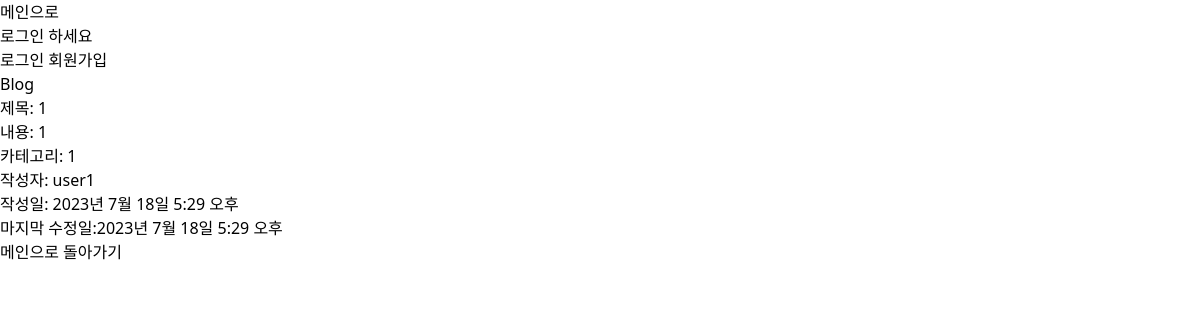
Page /blog/1/ on the committed database.
### blog/models.py (models this page shows)
class Post(models.Model):
    title = models.CharField(max_length=30)
    content = models.TextField()
    category = models.CharField(max_length=10)
    writer = models.ForeignKey(User, on_delete=models.CASCADE)
    created_at = models.DateTimeField(auto_now_add=True)
    updated_at = models.DateTimeField(auto_now=True)

### user/models.py (models this page shows)
class User(AbstractUser):
    username = models.CharField(unique=True, max_length=20)
    is_staff = models.BooleanField(default=False)
    is_active = models.BooleanField(default=True)
    is_superuser = models.BooleanField(default=False)
    last_login = models.DateTimeField(null=True, blank=True)
    date_joined = models.DateTimeField(auto_now_add=True)
    USERNAME_FIELD = "username"
    EMAIL_FIELD = "username"
    REQUIRED_FIELDS = []
    objects = UserManager()

### blog/views.py (the view)
# urls.py: path("<int:id>/", views.PostDetail.as_view(), name='post-detail'),
class PostDetail(View):
    def get(self, request, id):
        post = Post.objects.get(pk=id)
        context = {
            'title': '상세페이지',
            'post': post
        }
        return render(request, 'blog/post_detail.html', context)

### blog/templates/blog/post_detail.html (shortened to what this page needs)
{% extends 'base.html' %}
{% block content %}
    <h2>제목: {{ post.title }}</h2>
    <p>내용: {{ post.content }}</p>
    <p>카테고리: {{ post.category }}</p>
    <p>작성자: {{ post.writer }}</p>
    <p>작성일: {{ post.created_at }}</p>
    <p>마지막 수정일:{{ post.updated_at }}</p>
    <a href="{% url 'blog:post-list' %}">메인으로 돌아가기</a>
{% endblock %}

### rows in the picture
Post: title "1", content "1", category "1", writer "user1", created_at "2023년 7월 18일 5:29 오후", updated_at "2023년 7월 18일 5:29 오후"
